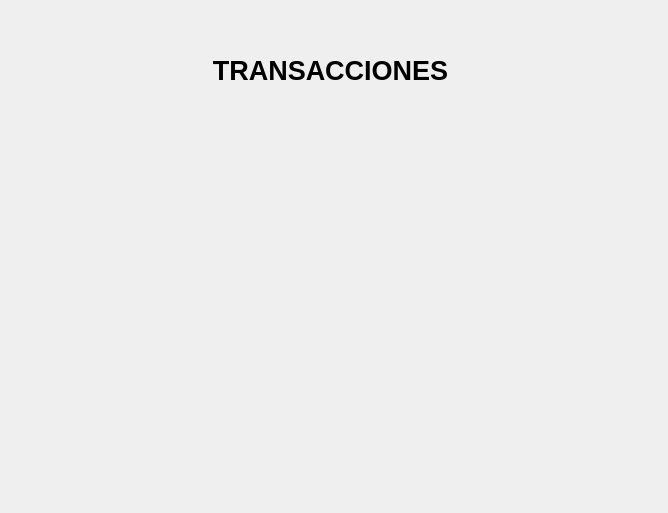
<?xml version="1.0" encoding="UTF-8"?>
<ui version="4.0">
 <class>secDialog</class>
 <widget class="QDialog" name="secDialog">
  <property name="geometry">
   <rect>
    <x>0</x>
    <y>0</y>
    <width>668</width>
    <height>513</height>
   </rect>
  </property>
  <property name="windowTitle">
   <string>Dialog</string>
  </property>
  <widget class="QLabel" name="label">
   <property name="geometry">
    <rect>
     <x>160</x>
     <y>40</y>
     <width>341</width>
     <height>61</height>
    </rect>
   </property>
   <property name="text">
    <string>&lt;html&gt;&lt;head/&gt;&lt;body&gt;&lt;p align=&quot;center&quot;&gt;&lt;span style=&quot; font-size:20pt; font-weight:700;&quot;&gt;TRANSACCIONES&lt;/span&gt;&lt;/p&gt;&lt;/body&gt;&lt;/html&gt;</string>
   </property>
  </widget>
 </widget>
 <resources/>
 <connections/>
</ui>
